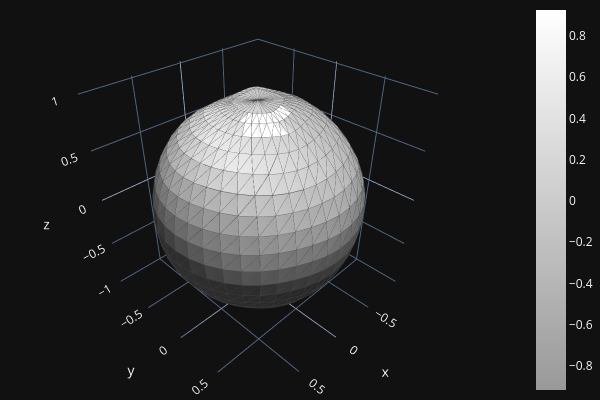

The notebook cell this image was saved under:
### Code cell
laplacian_vertices = laplacian_smooth(
    noisy_vertices,
    neighbors,
    lambda_=0.5,
    iterations=10
)

laplacian_mesh = o3d.geometry.TriangleMesh()

laplacian_mesh.vertices = o3d.utility.Vector3dVector(
    laplacian_vertices
)

laplacian_mesh.triangles = o3d.utility.Vector3iVector(
    clean_triangles
)

laplacian_mesh.compute_vertex_normals()
print("Clean mesh")
o3d.visualization.draw_plotly(
    [mesh],
    mesh_show_wireframe=True
)

print("Noisy mesh")
o3d.visualization.draw_plotly(
    [noisy_mesh],
    mesh_show_wireframe=True
)

print("Laplacian smoothed mesh")
o3d.visualization.draw_plotly(
    [laplacian_mesh],
    mesh_show_wireframe=True
)

### Figure 1 — Plotly figure (JSON) as saved in the notebook; plotly's stock layout.template omitted (floating-point values rounded to 4 significant figures; data arrays with more than 128 entries replaced by an {"elided": "..."} marker saying what was removed)
{"data": [{"colorscale": [[0, "rgb(153, 153, 153)"], [1.0, "rgb(255,255,255)"]], "flatshading": true, "i": {"elided": "1520 int values"}, "intensity": {"elided": "762 float values"}, "j": {"elided": "1520 int values"}, "k": {"elided": "1520 int values"}, "lighting": {"ambient": 0.18, "diffuse": 1, "facenormalsepsilon": 1e-15, "fresnel": 0.1, "roughness": 0.05, "specular": 1, "vertexnormalsepsilon": 1e-15}, "lightposition": {"x": 100, "y": 200, "z": 0}, "x": {"elided": "762 float values"}, "y": {"elided": "762 float values"}, "z": {"elided": "762 float values"}, "type": "mesh3d"}, {"line": {"color": "rgb(70,70,70)", "width": 1}, "mode": "lines", "x": {"elided": "7600 float values"}, "y": {"elided": "7600 float values"}, "z": {"elided": "7600 float values"}, "type": "scatter3d"}], "layout": {"height": 400, "margin": {"b": 0, "l": 0, "r": 0, "t": 0}, "showlegend": false, "width": 600, "scene": {"camera": {"center": {"x": 0, "y": 0, "z": 0}, "up": {"x": 0, "y": 0, "z": 1}}}}}
